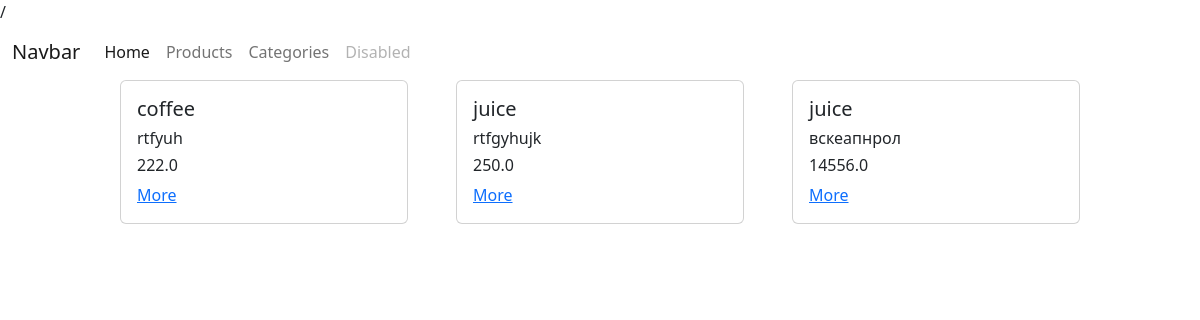
Before: /products/ with the older database file.
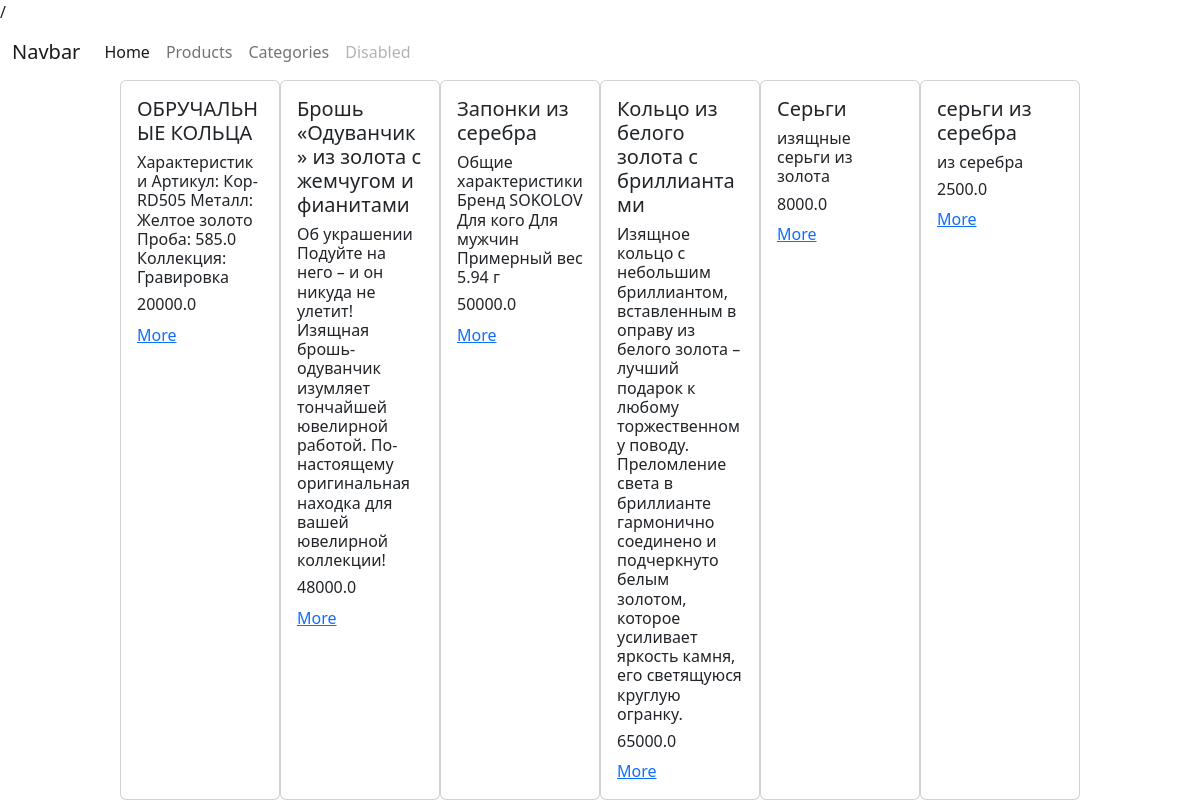
After: the same page with the newer database file.
### products/models.py (models this page shows)
class Products(models.Model): # класс Python, который наследуется о модуля- django.db.models.Model.
    image = models.ImageField(null=True, blank=True)
    name = models.CharField(max_length=255)
    description = models.TextField()
    price = models.FloatField()
    created_date = models.DateField(auto_now_add=True)
    modified_date = models.DateField(auto_now=True)
    category = models.ForeignKey(Category,on_delete=models.SET_NULL, null=True, blank=True)

### products/views.py (the view)
# urls.py: path('products/', products_views),
def products_views(request):
    if request.method == 'GET':
        products_1 = Products.objects.all()
        context = {
            'products': products_1
        }
        return render(request, 'products/products.html', context=context)

### templates/products/products.html (shortened to what this page needs)
{% extends 'layouts/index.html' %}
{% block content %}
    <div class="products">
        {% for i in products %}
            <div class="card" style="width: 18rem;">
                <div class="card-body">
                    <h5>{{ i.name }}</h5>
                    <h6 class="card-title">{{ i.description }}</h6>
                    <h6 class="card-title">{{ i.price }}</h6>
                    <a href="#" class="card-link">More</a>
                </div>
            </div>
        {% endfor %}
    </div>
{% endblock %}

Changed rows visible on the page:
changed Products: name "coffee" → "ОБРУЧАЛЬНЫЕ КОЛЬЦА"; description "rtfyuh" → "Характеристики Артикул: Кор-RD505 Металл: Желтое золото Проба: 585.0 Коллекция: Гравировка"; price "222.0" → "20000.0"
changed Products: name "juice" → "Брошь «Одуванчик» из золота с жемчугом и фианитами"; description "rtfgyhujk" → "Об украшении Подуйте на него – и он никуда не улетит! Изящная брошь-одуванчик изумляет тончайшей ювелирной работой. По-настоящему оригинальная находка для вашей ювелирной коллекции!"; price "250.0" → "48000.0"
changed Products: name "juice" → "Запонки из серебра"; description "вскеапнрол" → "Общие характеристики Бренд SOKOLOV Для кого Для мужчин Примерный вес 5.94 г"; price "14556.0" → "50000.0"
added Products: name "Кольцо из белого золота с бриллиантами", description "Изящное кольцо с небольшим бриллиантом, вставленным в оправу из белого золота – лучший подарок к любому торжественному поводу. Преломление света в бриллианте гармонично соединено и подчеркнуто белым золотом, которое усиливает яркость камня, его светящуюся круглую огранку.", price "65000.0"
added Products: name "Серьги", description "изящные серьги из золота", price "8000.0"
added Products: name "серьги из серебра", description "из серебра", price "2500.0"
